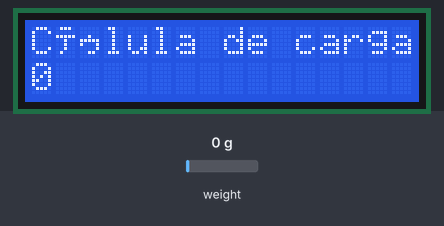
Simulated run of this sketch. Board: ESP32. Parts: 16×2 character LCD. The test bench sets the inputs (shaded band); at power-on: weight on the scale 0 g. What the sketch prints to the serial monitor is not drawn.

Above: at 2.2 s.
2.3 s: weight on the scale set to 100 g
At 4.6 s:
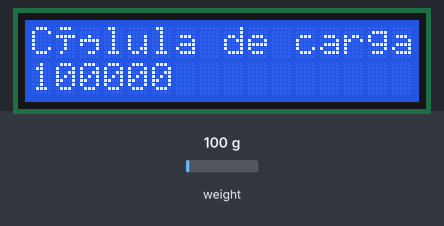
4.9 s: weight on the scale set to 1250 g
At 6.8 s:
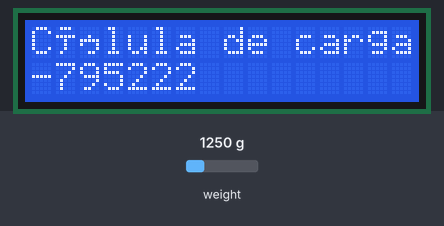
7.1 s: weight on the scale set to 2500 g
At 9.4 s:
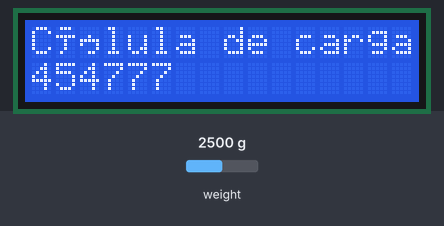
Timing chart, 0 to 10.9 s (numbered marks = the images above; inputs shaded):
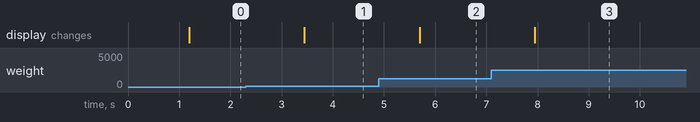

The sketch:

sketch.ino
```cpp
#include <LiquidCrystal_I2C.h>
LiquidCrystal_I2C lcd(0x27, 16, 2); // Corrigido o nome da classe

#include "HX711.h"
HX711 scale;

float Valor;  // Tipo alterado para float, pois o retorno de get_units() é um float
int Peso;

void setup() {
  Serial.begin(115200);
  lcd.init();
  lcd.backlight();
  scale.begin(13, 14);
  lcd.setCursor(0, 0);
  lcd.print("Inicializando...");
  delay(1000);
  Serial.println("Célula de carga");
}

void loop() {
  Valor = scale.get_units();  // Corrigido o erro de atribuição
  Peso = map((int)Valor, 0, 2100, 0, 5000); // Convertendo o valor para inteiro antes de mapear
  Serial.println(Peso);

  lcd.clear();
  lcd.setCursor(0, 0);
  lcd.print("Célula de carga");
  lcd.setCursor(0, 1);
  lcd.print(Peso);

  delay(1000); // Aguarda 1 segundo antes de repetir
}
```

Measured:
- after the input at 2.3 s, the display: changes after 1.1 s (image 1)
- after the input at 4.9 s, the display: changes after 0.79 s (image 2)
- after the input at 7.1 s, the display: changes after 0.84 s (image 3)
